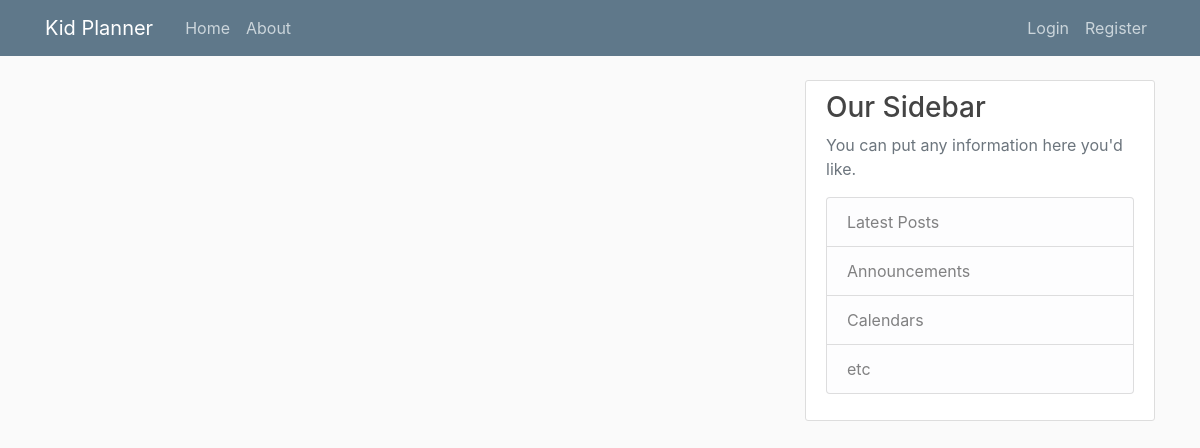
Before: / with the older database file.
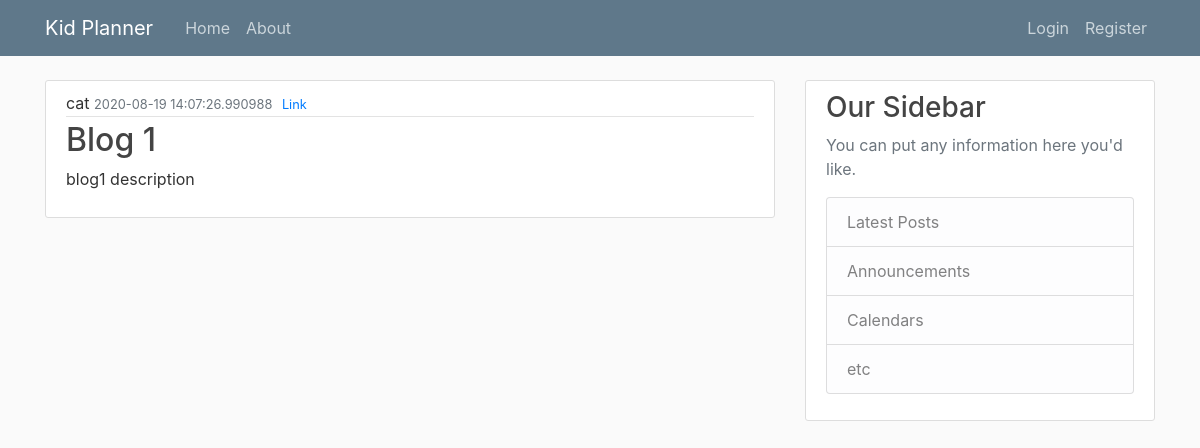
After: the same page with the newer database file.
### planner/models.py (models this page shows, shortened)
class Activity(db.Model):
    id = db.Column(db.Integer, primary_key=True)
    title = db.Column(db.String(100), nullable=False)
    link = db.Column(db.String(500), nullable=True)
    category = db.Column(db.String(100), nullable=True)
    description = db.Column(db.String(), nullable=True)
    date_posted = db.Column(db.DateTime, nullable=False, default=datetime.utcnow)
    user_id = db.Column(db.Integer, db.ForeignKey('user.id'), nullable=False)

### planner/routes.py (the view)
@app.route('/')
def home():
    activities = Activity.query.all()
    return render_template('home.html', activities=activities)

### planner/templates/home.html
{% extends "layout.html" %}
{% block content %}
    {% for activity in activities %}
        <article class="media content-section">
                <div class="media-body">
                  <div class="article-metadata">
                    <span>{{ activity.category }}</span>
                    <small class="text-muted">{{ activity.date_posted }}</small>
                    <small class="text-muted" style="margin-left: 5px;"><a href='{{ activity.link }}'>Link</a></small>
                  </div>
                  <h2><a class="article-title" href="#">{{ activity.title }}</a></h2>
                  <p class="article-content">{{ activity.description }}</p>
                </div>
              </article>
    {% endfor %}
{% endblock content %}

### planner/templates/layout.html (shortened to what this page needs)
<!DOCTYPE html>
<html lang="en">
<head>
  <link rel="stylesheet" href="https://stackpath.bootstrapcdn.com/bootstrap/4.5.0/css/bootstrap.min.css"
>
  <link rel="stylesheet" type="text/css" href="{{ url_for('static', filename='main.css') }}">
</head>
<body>
  <header class="site-header">
    <nav class="navbar navbar-expand-md navbar-dark bg-steel fixed-top">
      <div class="container">
        <a class="navbar-brand mr-4" href="/">Kid Planner</a>
        <div class="collapse navbar-collapse" id="navbarToggle">
          <div class="navbar-nav mr-auto">
            <a class="nav-item nav-link" href="{{ url_for('home') }}">Home</a>
            <a class="nav-item nav-link" href="{{ url_for('about') }}">About</a>
          </div>
          <div class="navbar-nav">
            {% if current_user.is_authenticated %}
            <a class="nav-item nav-link" href="{{ url_for('new_activity') }}">New Activity</a>
            <a class="nav-item nav-link" href="{{ url_for('account') }}">Account</a>
            <a class="nav-item nav-link" href="{{ url_for('logout') }}">Logout</a>
            {% else %}
            <a class="nav-item nav-link" href="{{ url_for('login') }}">Login</a>
            <a class="nav-item nav-link" href="{{ url_for('register') }}">Register</a>
            {% endif %}
          </div>
        </div>
      </div>
    </nav>
  </header>
  <main role="main" class="container">
    <div class="row">
      <div class="col-md-8">
        {% block content %}{% endblock %}
      </div>
      <div class="col-md-4">
        <div class="content-section">
          <h3>Our Sidebar</h3>
          <p class='text-muted'>You can put any information here you'd like.
            <ul class="list-group">
              <li class="list-group-item list-group-item-light">Latest Posts</li>
              <li class="list-group-item list-group-item-light">Announcements</li>
              <li class="list-group-item list-group-item-light">Calendars</li>
              <li class="list-group-item list-group-item-light">etc</li>
            </ul>
          </p>
        </div>
      </div>
    </div>
  </main>
</body>
</html>

### planner/static/main.css (style rules this page uses)
body { background: #fafafa; color: #333333; margin-top: 5rem; }
h1, h2, h3, h4, h5, h6 { color: #444444; }
.bg-steel { background-color: #5f788a; }
.site-header .navbar-nav .nav-link { color: #cbd5db; }
.content-section { background: #ffffff; padding: 10px 20px; border: 1px solid #dddddd; border-radius: 3px; margin-bottom: 20px; }
.article-title { color: #444444; }
.article-content { white-space: pre-line; }
.article-metadata { padding-bottom: 1px; margin-bottom: 4px; border-bottom: 1px solid #e3e3e3 }

Changed rows visible on the page:
added Activity: category "cat", date_posted "2020-08-19 14:07:26.990988", title "Blog 1", description "blog1 description"
